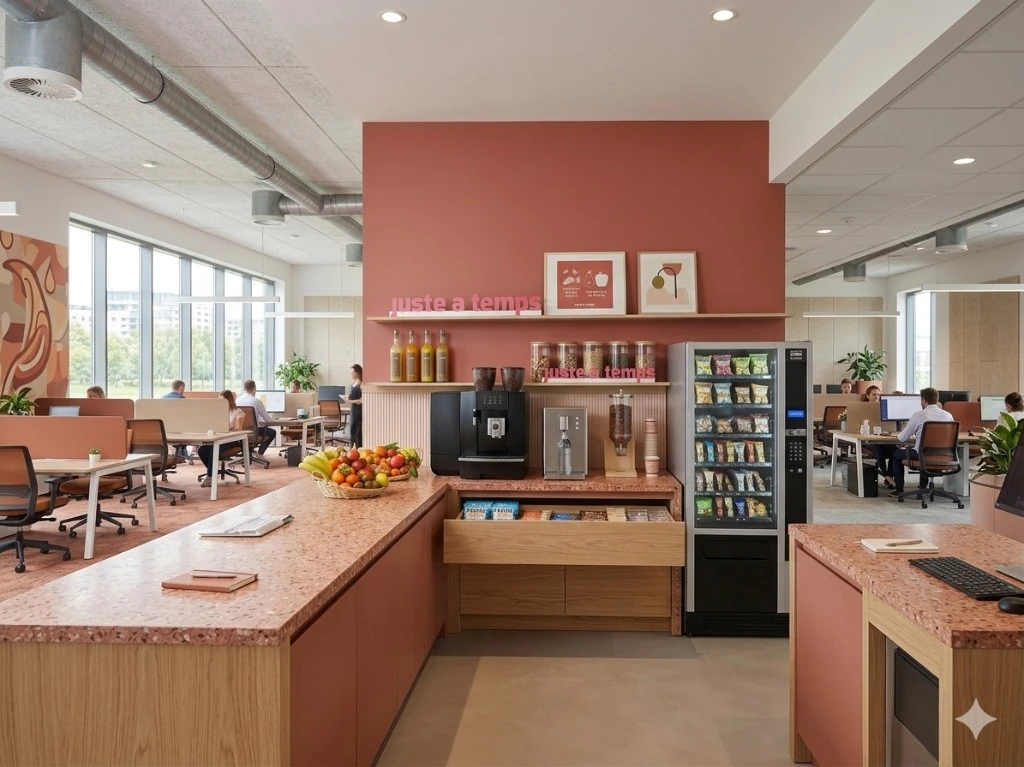
#> input picture assets/distributeurs-hero.webp, 1024 x 767 px
$ python fix-distributeurs-hero-watermark.py
#> lines starting #> are read from the running program, lines starting #| are printed output that depends on the picture; after the words box and inside, x2 and y2 are one past the last pixel; in counts of white or black regions, pixels touching at a corner belong together
# -*- coding: utf-8 -*-
"""Retire le watermark Gemini (étoile) en bas à droite de distributeurs-hero.webp."""
from __future__ import annotations

from pathlib import Path

import cv2
import numpy as np
from PIL import Image

ROOT = Path(__file__).resolve().parent.parent
TARGET = ROOT / "assets" / "distributeurs-hero.webp"
BACKUP = TARGET.with_suffix(".webp.bak")


def remove_watermark(path: Path, source: Path | None = None) -> None:
    src_path = source or path
    bgr = cv2.cvtColor(np.array(Image.open(src_path).convert("RGB")), cv2.COLOR_RGB2BGR)
    h, w = bgr.shape[:2]
#> h = 767; w = 1024

    mask = np.zeros((h, w), dtype=np.uint8)
    # Zone de l'étoile Gemini (coin bas-droit, panneau bois)
    cv2.ellipse(mask, (972, 728), (28, 30), 0, 0, 360, 255, -1)
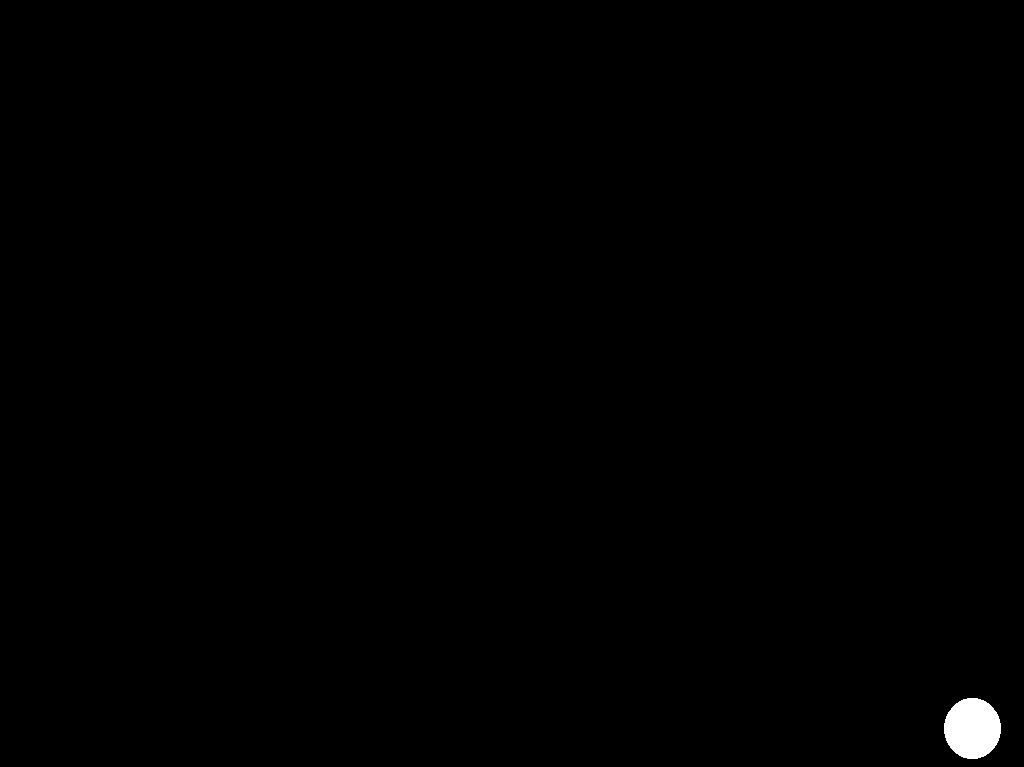
#> mask: shape (767, 1024); 0.35% white; 1 white region, box (x1, y1, x2, y2) and area: (944, 698, 1001, 759) 2729

    cleaned = cv2.inpaint(bgr, mask, inpaintRadius=7, flags=cv2.INPAINT_TELEA)

    rgb = cv2.cvtColor(cleaned, cv2.COLOR_BGR2RGB)
    Image.fromarray(rgb).save(path, "WEBP", quality=85, method=6)
    print(f"OK {path} ({w}x{h})")
#| OK assets/distributeurs-hero.webp (1024x767)


if __name__ == "__main__":
    remove_watermark(TARGET, BACKUP if BACKUP.is_file() else None)
